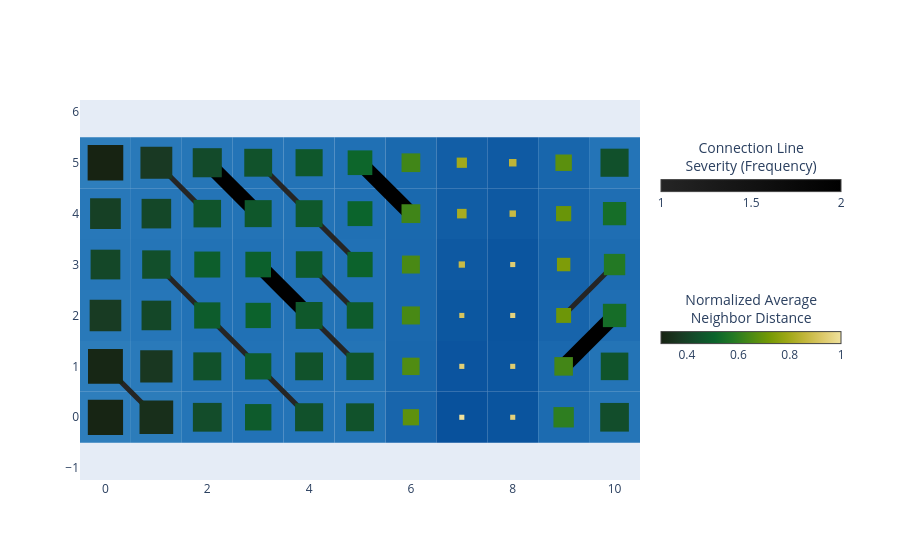

The notebook cell this image was saved under:
### Code cell
basin.pond() \
    .rhizome_layer(violations_only=True, neighborhood="von-neumann") \
    .pad_layer() \
    .visualize();

### Figure 1 — Plotly figure (JSON) as saved in the notebook; plotly's stock layout.template omitted (floating-point values rounded to 4 significant figures)
{"data": [{"hoverinfo": "none", "marker": {"cmax": 2, "cmin": 1, "color": [1], "colorbar": {"len": 200, "lenmode": "pixels", "orientation": "h", "thickness": 12, "title": {"side": "top", "text": "Connection Line<br>Severity (Frequency)"}, "x": 1.02, "xanchor": "left", "y": 0.8, "yanchor": "middle"}, "colorscale": [[0, "rgb(37,37,37)"], [1, "rgb(0,0,0)"]], "showscale": true}, "mode": "markers", "showlegend": false, "type": "scatter", "x": [null], "y": [null]}, {"hoverinfo": "none", "marker": {"cmax": 1, "cmin": 0.3, "color": [0.3], "colorbar": {"len": 200, "lenmode": "pixels", "orientation": "h", "thickness": 12, "title": {"side": "top", "text": "Normalized Average<br>Neighbor Distance"}, "x": 1.02, "xanchor": "left", "y": 0.4, "yanchor": "middle"}, "colorscale": [[0, "rgb(23, 35, 18)"], [0.1, "rgb(25, 56, 34)"], [0.2, "rgb(18, 78, 43)"], [0.3, "rgb(11, 100, 44)"], [0.4, "rgb(35, 121, 36)"], [0.5, "rgb(75, 138, 20)"], [0.6, "rgb(116, 153, 5)"], [0.7, "rgb(157, 167, 21)"], [0.8, "rgb(194, 182, 59)"], [0.9, "rgb(221, 201, 106)"], [1, "rgb(239, 225, 156)"]], "showscale": true}, "mode": "markers", "showlegend": false, "type": "scatter", "x": [null], "y": [null]}], "layout": {"autosize": true, "legend": {"x": 1.02, "xanchor": "left", "y": 0, "yanchor": "bottom"}, "margin": {"r": 260}, "shapes": [{"fillcolor": "rgb(46, 126, 188)", "layer": "between", "line": {"width": 0}, "type": "rect", "x0": -0.5, "x1": 0.5, "xref": "x", "y0": -0.5, "y1": 0.5, "yref": "y"}, {"fillcolor": "rgb(44, 124, 186)", "layer": "between", "line": {"width": 0}, "type": "rect", "x0": 0.5, "x1": 1.5, "xref": "x", "y0": -0.5, "y1": 0.5, "yref": "y"}, {"fillcolor": "rgb(37, 117, 183)", "layer": "between", "line": {"width": 0}, "type": "rect", "x0": 1.5, "x1": 2.5, "xref": "x", "y0": -0.5, "y1": 0.5, "yref": "y"}, {"fillcolor": "rgb(34, 114, 182)", "layer": "between", "line": {"width": 0}, "type": "rect", "x0": 2.5, "x1": 3.5, "xref": "x", "y0": -0.5, "y1": 0.5, "yref": "y"}, {"fillcolor": "rgb(36, 116, 183)", "layer": "between", "line": {"width": 0}, "type": "rect", "x0": 3.5, "x1": 4.5, "xref": "x", "y0": -0.5, "y1": 0.5, "yref": "y"}, {"fillcolor": "rgb(36, 116, 183)", "layer": "between", "line": {"width": 0}, "type": "rect", "x0": 4.5, "x1": 5.5, "xref": "x", "y0": -0.5, "y1": 0.5, "yref": "y"}, {"fillcolor": "rgb(24, 101, 172)", "layer": "between", "line": {"width": 0}, "type": "rect", "x0": 5.5, "x1": 6.5, "xref": "x", "y0": -0.5, "y1": 0.5, "yref": "y"}, {"fillcolor": "rgb(8, 81, 156)", "layer": "between", "line": {"width": 0}, "type": "rect", "x0": 6.5, "x1": 7.5, "xref": "x", "y0": -0.5, "y1": 0.5, "yref": "y"}, {"fillcolor": "rgb(10, 84, 158)", "layer": "between", "line": {"width": 0}, "type": "rect", "x0": 7.5, "x1": 8.5, "xref": "x", "y0": -0.5, "y1": 0.5, "yref": "y"}, {"fillcolor": "rgb(28, 107, 176)", "layer": "between", "line": {"width": 0}, "type": "rect", "x0": 8.5, "x1": 9.5, "xref": "x", "y0": -0.5, "y1": 0.5, "yref": "y"}, {"fillcolor": "rgb(37, 117, 183)", "layer": "between", "line": {"width": 0}, "type": "rect", "x0": 9.5, "x1": 10.5, "xref": "x", "y0": -0.5, "y1": 0.5, "yref": "y"}, {"fillcolor": "rgb(45, 125, 187)", "layer": "between", "line": {"width": 0}, "type": "rect", "x0": -0.5, "x1": 0.5, "xref": "x", "y0": 0.5, "y1": 1.5, "yref": "y"}, {"fillcolor": "rgb(42, 122, 186)", "layer": "between", "line": {"width": 0}, "type": "rect", "x0": 0.5, "x1": 1.5, "xref": "x", "y0": 0.5, "y1": 1.5, "yref": "y"}, {"fillcolor": "rgb(36, 116, 183)", "layer": "between", "line": {"width": 0}, "type": "rect", "x0": 1.5, "x1": 2.5, "xref": "x", "y0": 0.5, "y1": 1.5, "yref": "y"}, {"fillcolor": "rgb(34, 114, 182)", "layer": "between", "line": {"width": 0}, "type": "rect", "x0": 2.5, "x1": 3.5, "xref": "x", "y0": 0.5, "y1": 1.5, "yref": "y"}, {"fillcolor": "rgb(36, 116, 183)", "layer": "between", "line": {"width": 0}, "type": "rect", "x0": 3.5, "x1": 4.5, "xref": "x", "y0": 0.5, "y1": 1.5, "yref": "y"}, {"fillcolor": "rgb(36, 116, 182)", "layer": "between", "line": {"width": 0}, "type": "rect", "x0": 4.5, "x1": 5.5, "xref": "x", "y0": 0.5, "y1": 1.5, "yref": "y"}, {"fillcolor": "rgb(25, 103, 173)", "layer": "between", "line": {"width": 0}, "type": "rect", "x0": 5.5, "x1": 6.5, "xref": "x", "y0": 0.5, "y1": 1.5, "yref": "y"}, {"fillcolor": "rgb(11, 84, 159)", "layer": "between", "line": {"width": 0}, "type": "rect", "x0": 6.5, "x1": 7.5, "xref": "x", "y0": 0.5, "y1": 1.5, "yref": "y"}, {"fillcolor": "rgb(11, 85, 159)", "layer": "between", "line": {"width": 0}, "type": "rect", "x0": 7.5, "x1": 8.5, "xref": "x", "y0": 0.5, "y1": 1.5, "yref": "y"}, {"fillcolor": "rgb(26, 104, 174)", "layer": "between", "line": {"width": 0}, "type": "rect", "x0": 8.5, "x1": 9.5, "xref": "x", "y0": 0.5, "y1": 1.5, "yref": "y"}, {"fillcolor": "rgb(36, 116, 182)", "layer": "between", "line": {"width": 0}, "type": "rect", "x0": 9.5, "x1": 10.5, "xref": "x", "y0": 0.5, "y1": 1.5, "yref": "y"}, {"fillcolor": "rgb(41, 121, 185)", "layer": "between", "line": {"width": 0}, "type": "rect", "x0": -0.5, "x1": 0.5, "xref": "x", "y0": 1.5, "y1": 2.5, "yref": "y"}, {"fillcolor": "rgb(38, 118, 184)", "layer": "between", "line": {"width": 0}, "type": "rect", "x0": 0.5, "x1": 1.5, "xref": "x", "y0": 1.5, "y1": 2.5, "yref": "y"}, {"fillcolor": "rgb(34, 114, 182)", "layer": "between", "line": {"width": 0}, "type": "rect", "x0": 1.5, "x1": 2.5, "xref": "x", "y0": 1.5, "y1": 2.5, "yref": "y"}, {"fillcolor": "rgb(33, 113, 181)", "layer": "between", "line": {"width": 0}, "type": "rect", "x0": 2.5, "x1": 3.5, "xref": "x", "y0": 1.5, "y1": 2.5, "yref": "y"}, {"fillcolor": "rgb(35, 115, 182)", "layer": "between", "line": {"width": 0}, "type": "rect", "x0": 3.5, "x1": 4.5, "xref": "x", "y0": 1.5, "y1": 2.5, "yref": "y"}, {"fillcolor": "rgb(34, 114, 182)", "layer": "between", "line": {"width": 0}, "type": "rect", "x0": 4.5, "x1": 5.5, "xref": "x", "y0": 1.5, "y1": 2.5, "yref": "y"}, {"fillcolor": "rgb(26, 104, 174)", "layer": "between", "line": {"width": 0}, "type": "rect", "x0": 5.5, "x1": 6.5, "xref": "x", "y0": 1.5, "y1": 2.5, "yref": "y"}, {"fillcolor": "rgb(12, 87, 160)", "layer": "between", "line": {"width": 0}, "type": "rect", "x0": 6.5, "x1": 7.5, "xref": "x", "y0": 1.5, "y1": 2.5, "yref": "y"}, {"fillcolor": "rgb(10, 84, 158)", "layer": "between", "line": {"width": 0}, "type": "rect", "x0": 7.5, "x1": 8.5, "xref": "x", "y0": 1.5, "y1": 2.5, "yref": "y"}, {"fillcolor": "rgb(23, 100, 171)", "layer": "between", "line": {"width": 0}, "type": "rect", "x0": 8.5, "x1": 9.5, "xref": "x", "y0": 1.5, "y1": 2.5, "yref": "y"}, {"fillcolor": "rgb(31, 110, 179)", "layer": "between", "line": {"width": 0}, "type": "rect", "x0": 9.5, "x1": 10.5, "xref": "x", "y0": 1.5, "y1": 2.5, "yref": "y"}, {"fillcolor": "rgb(39, 119, 184)", "layer": "between", "line": {"width": 0}, "type": "rect", "x0": -0.5, "x1": 0.5, "xref": "x", "y0": 2.5, "y1": 3.5, "yref": "y"}, {"fillcolor": "rgb(37, 117, 183)", "layer": "between", "line": {"width": 0}, "type": "rect", "x0": 0.5, "x1": 1.5, "xref": "x", "y0": 2.5, "y1": 3.5, "yref": "y"}, {"fillcolor": "rgb(34, 114, 181)", "layer": "between", "line": {"width": 0}, "type": "rect", "x0": 1.5, "x1": 2.5, "xref": "x", "y0": 2.5, "y1": 3.5, "yref": "y"}, {"fillcolor": "rgb(33, 113, 181)", "layer": "between", "line": {"width": 0}, "type": "rect", "x0": 2.5, "x1": 3.5, "xref": "x", "y0": 2.5, "y1": 3.5, "yref": "y"}, {"fillcolor": "rgb(34, 114, 182)", "layer": "between", "line": {"width": 0}, "type": "rect", "x0": 3.5, "x1": 4.5, "xref": "x", "y0": 2.5, "y1": 3.5, "yref": "y"}, {"fillcolor": "rgb(33, 113, 181)", "layer": "between", "line": {"width": 0}, "type": "rect", "x0": 4.5, "x1": 5.5, "xref": "x", "y0": 2.5, "y1": 3.5, "yref": "y"}, {"fillcolor": "rgb(26, 104, 174)", "layer": "between", "line": {"width": 0}, "type": "rect", "x0": 5.5, "x1": 6.5, "xref": "x", "y0": 2.5, "y1": 3.5, "yref": "y"}, {"fillcolor": "rgb(14, 89, 162)", "layer": "between", "line": {"width": 0}, "type": "rect", "x0": 6.5, "x1": 7.5, "xref": "x", "y0": 2.5, "y1": 3.5, "yref": "y"}, {"fillcolor": "rgb(11, 85, 159)", "layer": "between", "line": {"width": 0}, "type": "rect", "x0": 7.5, "x1": 8.5, "xref": "x", "y0": 2.5, "y1": 3.5, "yref": "y"}, {"fillcolor": "rgb(21, 98, 169)", "layer": "between", "line": {"width": 0}, "type": "rect", "x0": 8.5, "x1": 9.5, "xref": "x", "y0": 2.5, "y1": 3.5, "yref": "y"}, {"fillcolor": "rgb(29, 108, 177)", "layer": "between", "line": {"width": 0}, "type": "rect", "x0": 9.5, "x1": 10.5, "xref": "x", "y0": 2.5, "y1": 3.5, "yref": "y"}, {"fillcolor": "rgb(40, 120, 185)", "layer": "between", "line": {"width": 0}, "type": "rect", "x0": -0.5, "x1": 0.5, "xref": "x", "y0": 3.5, "y1": 4.5, "yref": "y"}, {"fillcolor": "rgb(38, 118, 184)", "layer": "between", "line": {"width": 0}, "type": "rect", "x0": 0.5, "x1": 1.5, "xref": "x", "y0": 3.5, "y1": 4.5, "yref": "y"}, {"fillcolor": "rgb(36, 116, 182)", "layer": "between", "line": {"width": 0}, "type": "rect", "x0": 1.5, "x1": 2.5, "xref": "x", "y0": 3.5, "y1": 4.5, "yref": "y"}, {"fillcolor": "rgb(35, 115, 182)", "layer": "between", "line": {"width": 0}, "type": "rect", "x0": 2.5, "x1": 3.5, "xref": "x", "y0": 3.5, "y1": 4.5, "yref": "y"}, {"fillcolor": "rgb(35, 115, 182)", "layer": "between", "line": {"width": 0}, "type": "rect", "x0": 3.5, "x1": 4.5, "xref": "x", "y0": 3.5, "y1": 4.5, "yref": "y"}, {"fillcolor": "rgb(32, 112, 180)", "layer": "between", "line": {"width": 0}, "type": "rect", "x0": 4.5, "x1": 5.5, "xref": "x", "y0": 3.5, "y1": 4.5, "yref": "y"}, {"fillcolor": "rgb(26, 105, 174)", "layer": "between", "line": {"width": 0}, "type": "rect", "x0": 5.5, "x1": 6.5, "xref": "x", "y0": 3.5, "y1": 4.5, "yref": "y"}, {"fillcolor": "rgb(17, 93, 165)", "layer": "between", "line": {"width": 0}, "type": "rect", "x0": 6.5, "x1": 7.5, "xref": "x", "y0": 3.5, "y1": 4.5, "yref": "y"}, {"fillcolor": "rgb(14, 89, 162)", "layer": "between", "line": {"width": 0}, "type": "rect", "x0": 7.5, "x1": 8.5, "xref": "x", "y0": 3.5, "y1": 4.5, "yref": "y"}, {"fillcolor": "rgb(23, 100, 171)", "layer": "between", "line": {"width": 0}, "type": "rect", "x0": 8.5, "x1": 9.5, "xref": "x", "y0": 3.5, "y1": 4.5, "yref": "y"}, {"fillcolor": "rgb(31, 110, 179)", "layer": "between", "line": {"width": 0}, "type": "rect", "x0": 9.5, "x1": 10.5, "xref": "x", "y0": 3.5, "y1": 4.5, "yref": "y"}, {"fillcolor": "rgb(46, 126, 188)", "layer": "between", "line": {"width": 0}, "type": "rect", "x0": -0.5, "x1": 0.5, "xref": "x", "y0": 4.5, "y1": 5.5, "yref": "y"}, {"fillcolor": "rgb(41, 121, 185)", "layer": "between", "line": {"width": 0}, "type": "rect", "x0": 0.5, "x1": 1.5, "xref": "x", "y0": 4.5, "y1": 5.5, "yref": "y"}, {"fillcolor": "rgb(38, 118, 183)", "layer": "between", "line": {"width": 0}, "type": "rect", "x0": 1.5, "x1": 2.5, "xref": "x", "y0": 4.5, "y1": 5.5, "yref": "y"}, {"fillcolor": "rgb(36, 116, 183)", "layer": "between", "line": {"width": 0}, "type": "rect", "x0": 2.5, "x1": 3.5, "xref": "x", "y0": 4.5, "y1": 5.5, "yref": "y"}, {"fillcolor": "rgb(35, 115, 182)", "layer": "between", "line": {"width": 0}, "type": "rect", "x0": 3.5, "x1": 4.5, "xref": "x", "y0": 4.5, "y1": 5.5, "yref": "y"}, {"fillcolor": "rgb(32, 112, 180)", "layer": "between", "line": {"width": 0}, "type": "rect", "x0": 4.5, "x1": 5.5, "xref": "x", "y0": 4.5, "y1": 5.5, "yref": "y"}, {"fillcolor": "rgb(26, 105, 174)", "layer": "between", "line": {"width": 0}, "type": "rect", "x0": 5.5, "x1": 6.5, "xref": "x", "y0": 4.5, "y1": 5.5, "yref": "y"}, {"fillcolor": "rgb(18, 94, 166)", "layer": "between", "line": {"width": 0}, "type": "rect", "x0": 6.5, "x1": 7.5, "xref": "x", "y0": 4.5, "y1": 5.5, "yref": "y"}, {"fillcolor": "rgb(15, 90, 163)", "layer": "between", "line": {"width": 0}, "type": "rect", "x0": 7.5, "x1": 8.5, "xref": "x", "y0": 4.5, "y1": 5.5, "yref": "y"}, {"fillcolor": "rgb(24, 102, 172)", "layer": "between", "line": {"width": 0}, "type": "rect", "x0": 8.5, "x1": 9.5, "xref": "x", "y0": 4.5, "y1": 5.5, "yref": "y"}, {"fillcolor": "rgb(36, 116, 183)", "layer": "between", "line": {"width": 0}, "type": "rect", "x0": 9.5, "x1": 10.5, "xref": "x", "y0": 4.5, "y1": 5.5, "yref": "y"}, {"layer": "between", "line": {"color": "rgb(37, 37, 37)", "width": 5}, "type": "line", "x0": 1, "x1": 0, "y0": 0, "y1": 1}, {"layer": "between", "line": {"color": "rgb(37, 37, 37)", "width": 5}, "type": "line", "x0": 4, "x1": 3, "y0": 0, "y1": 1}, {"layer": "between", "line": {"color": "rgb(37, 37, 37)", "width": 5}, "type": "line", "x0": 3, "x1": 2, "y0": 1, "y1": 2}, {"layer": "between", "line": {"color": "rgb(37, 37, 37)", "width": 5}, "type": "line", "x0": 5, "x1": 4, "y0": 1, "y1": 2}, {"layer": "between", "line": {"color": "rgb(0, 0, 0)", "width": 15}, "type": "line", "x0": 9, "x1": 10, "y0": 1, "y1": 2}, {"layer": "between", "line": {"color": "rgb(37, 37, 37)", "width": 5}, "type": "line", "x0": 2, "x1": 1, "y0": 2, "y1": 3}, {"layer": "between", "line": {"color": "rgb(0, 0, 0)", "width": 15}, "type": "line", "x0": 4, "x1": 3, "y0": 2, "y1": 3}, {"layer": "between", "line": {"color": "rgb(37, 37, 37)", "width": 5}, "type": "line", "x0": 5, "x1": 4, "y0": 2, "y1": 3}, {"layer": "between", "line": {"color": "rgb(37, 37, 37)", "width": 5}, "type": "line", "x0": 9, "x1": 10, "y0": 2, "y1": 3}, {"layer": "between", "line": {"color": "rgb(37, 37, 37)", "width": 5}, "type": "line", "x0": 5, "x1": 4, "y0": 3, "y1": 4}, {"layer": "between", "line": {"color": "rgb(37, 37, 37)", "width": 5}, "type": "line", "x0": 2, "x1": 1, "y0": 4, "y1": 5}, {"layer": "between", "line": {"color": "rgb(0, 0, 0)", "width": 15}, "type": "line", "x0": 3, "x1": 2, "y0": 4, "y1": 5}, {"layer": "between", "line": {"color": "rgb(37, 37, 37)", "width": 5}, "type": "line", "x0": 4, "x1": 3, "y0": 4, "y1": 5}, {"layer": "between", "line": {"color": "rgb(0, 0, 0)", "width": 15}, "type": "line", "x0": 6, "x1": 5, "y0": 4, "y1": 5}, {"fillcolor": "rgb(23, 37, 20)", "layer": "between", "line": {"width": 0}, "type": "rect", "x0": -0.3462, "x1": 0.3462, "xref": "x", "y0": -0.3462, "y1": 0.3462, "yref": "y"}, {"fillcolor": "rgb(24, 47, 27)", "layer": "between", "line": {"width": 0}, "type": "rect", "x0": 0.6692, "x1": 1.331, "xref": "x", "y0": -0.3308, "y1": 0.3308, "yref": "y"}, {"fillcolor": "rgb(19, 76, 42)", "layer": "between", "line": {"width": 0}, "type": "rect", "x0": 1.717, "x1": 2.283, "xref": "x", "y0": -0.2826, "y1": 0.2826, "yref": "y"}, {"fillcolor": "rgb(14, 91, 44)", "layer": "between", "line": {"width": 0}, "type": "rect", "x0": 2.74, "x1": 3.26, "xref": "x", "y0": -0.2596, "y1": 0.2596, "yref": "y"}, {"fillcolor": "rgb(17, 81, 43)", "layer": "between", "line": {"width": 0}, "type": "rect", "x0": 3.724, "x1": 4.276, "xref": "x", "y0": -0.2756, "y1": 0.2756, "yref": "y"}, {"fillcolor": "rgb(17, 82, 43)", "layer": "between", "line": {"width": 0}, "type": "rect", "x0": 4.726, "x1": 5.274, "xref": "x", "y0": -0.2739, "y1": 0.2739, "yref": "y"}, {"fillcolor": "rgb(94, 145, 13)", "layer": "between", "line": {"width": 0}, "type": "rect", "x0": 5.841, "x1": 6.159, "xref": "x", "y0": -0.1591, "y1": 0.1591, "yref": "y"}, {"fillcolor": "rgb(239, 225, 156)", "layer": "between", "line": {"width": 0}, "type": "rect", "x0": 6.95, "x1": 7.05, "xref": "x", "y0": -0.05, "y1": 0.05, "yref": "y"}, {"fillcolor": "rgb(227, 208, 122)", "layer": "between", "line": {"width": 0}, "type": "rect", "x0": 7.95, "x1": 8.05, "xref": "x", "y0": -0.05, "y1": 0.05, "yref": "y"}, {"fillcolor": "rgb(46, 126, 32)", "layer": "between", "line": {"width": 0}, "type": "rect", "x0": 8.8, "x1": 9.2, "xref": "x", "y0": -0.2003, "y1": 0.2003, "yref": "y"}, {"fillcolor": "rgb(18, 77, 43)", "layer": "between", "line": {"width": 0}, "type": "rect", "x0": 9.719, "x1": 10.28, "xref": "x", "y0": -0.2815, "y1": 0.2815, "yref": "y"}, {"fillcolor": "rgb(23, 39, 21)", "layer": "between", "line": {"width": 0}, "type": "rect", "x0": -0.3428, "x1": 0.3428, "xref": "x", "y0": 0.6572, "y1": 1.343, "yref": "y"}, {"fillcolor": "rgb(25, 55, 33)", "layer": "between", "line": {"width": 0}, "type": "rect", "x0": 0.6828, "x1": 1.317, "xref": "x", "y0": 0.6828, "y1": 1.317, "yref": "y"}, {"fillcolor": "rgb(17, 81, 43)", "layer": "between", "line": {"width": 0}, "type": "rect", "x0": 1.725, "x1": 2.275, "xref": "x", "y0": 0.7251, "y1": 1.275, "yref": "y"}, {"fillcolor": "rgb(14, 92, 44)", "layer": "between", "line": {"width": 0}, "type": "rect", "x0": 2.742, "x1": 3.258, "xref": "x", "y0": 0.7422, "y1": 1.258, "yref": "y"}, {"fillcolor": "rgb(17, 82, 43)", "layer": "between", "line": {"width": 0}, "type": "rect", "x0": 3.727, "x1": 4.273, "xref": "x", "y0": 0.7268, "y1": 1.273, "yref": "y"}, {"fillcolor": "rgb(16, 85, 43)", "layer": "between", "line": {"width": 0}, "type": "rect", "x0": 4.731, "x1": 5.269, "xref": "x", "y0": 0.731, "y1": 1.269, "yref": "y"}, {"fillcolor": "rgb(80, 140, 18)", "layer": "between", "line": {"width": 0}, "type": "rect", "x0": 5.829, "x1": 6.171, "xref": "x", "y0": 0.8291, "y1": 1.171, "yref": "y"}, {"fillcolor": "rgb(225, 207, 118)", "layer": "between", "line": {"width": 0}, "type": "rect", "x0": 6.95, "x1": 7.05, "xref": "x", "y0": 0.95, "y1": 1.05, "yref": "y"}, {"fillcolor": "rgb(223, 204, 111)", "layer": "between", "line": {"width": 0}, "type": "rect", "x0": 7.95, "x1": 8.05, "xref": "x", "y0": 0.95, "y1": 1.05, "yref": "y"}, {"fillcolor": "rgb(67, 134, 23)", "layer": "between", "line": {"width": 0}, "type": "rect", "x0": 8.818, "x1": 9.182, "xref": "x", "y0": 0.8178, "y1": 1.182, "yref": "y"}, {"fillcolor": "rgb(16, 84, 43)", "layer": "between", "line": {"width": 0}, "type": "rect", "x0": 9.729, "x1": 10.27, "xref": "x", "y0": 0.7293, "y1": 1.271, "yref": "y"}, {"fillcolor": "rgb(24, 59, 35)", "layer": "between", "line": {"width": 0}, "type": "rect", "x0": -0.3102, "x1": 0.3102, "xref": "x", "y0": 1.69, "y1": 2.31, "yref": "y"}, {"fillcolor": "rgb(20, 71, 40)", "layer": "between", "line": {"width": 0}, "type": "rect", "x0": 0.7091, "x1": 1.291, "xref": "x", "y0": 1.709, "y1": 2.291, "yref": "y"}, {"fillcolor": "rgb(13, 92, 44)", "layer": "between", "line": {"width": 0}, "type": "rect", "x0": 1.743, "x1": 2.257, "xref": "x", "y0": 1.743, "y1": 2.257, "yref": "y"}, {"fillcolor": "rgb(12, 98, 44)", "layer": "between", "line": {"width": 0}, "type": "rect", "x0": 2.752, "x1": 3.248, "xref": "x", "y0": 1.752, "y1": 2.248, "yref": "y"}, {"fillcolor": "rgb(15, 88, 43)", "layer": "between", "line": {"width": 0}, "type": "rect", "x0": 3.736, "x1": 4.264, "xref": "x", "y0": 1.736, "y1": 2.264, "yref": "y"}, {"fillcolor": "rgb(14, 91, 44)", "layer": "between", "line": {"width": 0}, "type": "rect", "x0": 4.74, "x1": 5.26, "xref": "x", "y0": 1.74, "y1": 2.26, "yref": "y"}, {"fillcolor": "rgb(72, 137, 21)", "layer": "between", "line": {"width": 0}, "type": "rect", "x0": 5.823, "x1": 6.177, "xref": "x", "y0": 1.823, "y1": 2.177, "yref": "y"}, {"fillcolor": "rgb(214, 196, 94)", "layer": "between", "line": {"width": 0}, "type": "rect", "x0": 6.95, "x1": 7.05, "xref": "x", "y0": 1.95, "y1": 2.05, "yref": "y"}, {"fillcolor": "rgb(228, 210, 125)", "layer": "between", "line": {"width": 0}, "type": "rect", "x0": 7.95, "x1": 8.05, "xref": "x", "y0": 1.95, "y1": 2.05, "yref": "y"}, {"fillcolor": "rgb(109, 150, 8)", "layer": "between", "line": {"width": 0}, "type": "rect", "x0": 8.854, "x1": 9.146, "xref": "x", "y0": 1.854, "y1": 2.146, "yref": "y"}, {"fillcolor": "rgb(22, 109, 40)", "layer": "between", "line": {"width": 0}, "type": "rect", "x0": 9.771, "x1": 10.23, "xref": "x", "y0": 1.771, "y1": 2.229, "yref": "y"}, {"fillcolor": "rgb(20, 71, 40)", "layer": "between", "line": {"width": 0}, "type": "rect", "x0": -0.2919, "x1": 0.2919, "xref": "x", "y0": 2.708, "y1": 3.292, "yref": "y"}, {"fillcolor": "rgb(18, 79, 43)", "layer": "between", "line": {"width": 0}, "type": "rect", "x0": 0.7213, "x1": 1.279, "xref": "x", "y0": 2.721, "y1": 3.279, "yref": "y"}, {"fillcolor": "rgb(13, 94, 44)", "layer": "between", "line": {"width": 0}, "type": "rect", "x0": 1.745, "x1": 2.255, "xref": "x", "y0": 2.745, "y1": 3.255, "yref": "y"}, {"fillcolor": "rgb(12, 96, 44)", "layer": "between", "line": {"width": 0}, "type": "rect", "x0": 2.748, "x1": 3.252, "xref": "x", "y0": 2.748, "y1": 3.252, "yref": "y"}, {"fillcolor": "rgb(14, 90, 44)", "layer": "between", "line": {"width": 0}, "type": "rect", "x0": 3.739, "x1": 4.261, "xref": "x", "y0": 2.739, "y1": 3.261, "yref": "y"}, {"fillcolor": "rgb(12, 98, 44)", "layer": "between", "line": {"width": 0}, "type": "rect", "x0": 4.752, "x1": 5.248, "xref": "x", "y0": 2.752, "y1": 3.248, "yref": "y"}, {"fillcolor": "rgb(73, 137, 21)", "layer": "between", "line": {"width": 0}, "type": "rect", "x0": 5.824, "x1": 6.176, "xref": "x", "y0": 2.824, "y1": 3.176, "yref": "y"}, {"fillcolor": "rgb(200, 186, 70)", "layer": "between", "line": {"width": 0}, "type": "rect", "x0": 6.938, "x1": 7.062, "xref": "x", "y0": 2.938, "y1": 3.062, "yref": "y"}, {"fillcolor": "rgb(223, 204, 113)", "layer": "between", "line": {"width": 0}, "type": "rect", "x0": 7.95, "x1": 8.05, "xref": "x", "y0": 2.95, "y1": 3.05, "yref": "y"}, {"fillcolor": "rgb(126, 156, 9)", "layer": "between", "line": {"width": 0}, "type": "rect", "x0": 8.868, "x1": 9.132, "xref": "x", "y0": 2.868, "y1": 3.132, "yref": "y"}, {"fillcolor": "rgb(35, 121, 36)", "layer": "between", "line": {"width": 0}, "type": "rect", "x0": 9.79, "x1": 10.21, "xref": "x", "y0": 2.79, "y1": 3.21, "yref": "y"}, {"fillcolor": "rgb(22, 64, 37)", "layer": "between", "line": {"width": 0}, "type": "rect", "x0": -0.3018, "x1": 0.3018, "xref": "x", "y0": 3.698, "y1": 4.302, "yref": "y"}, {"fillcolor": "rgb(20, 71, 40)", "layer": "between", "line": {"width": 0}, "type": "rect", "x0": 0.7096, "x1": 1.29, "xref": "x", "y0": 3.71, "y1": 4.29, "yref": "y"}, {"fillcolor": "rgb(16, 84, 43)", "layer": "between", "line": {"width": 0}, "type": "rect", "x0": 1.729, "x1": 2.271, "xref": "x", "y0": 3.729, "y1": 4.271, "yref": "y"}, {"fillcolor": "rgb(15, 87, 43)", "layer": "between", "line": {"width": 0}, "type": "rect", "x0": 2.735, "x1": 3.265, "xref": "x", "y0": 3.735, "y1": 4.265, "yref": "y"}, {"fillcolor": "rgb(15, 88, 43)", "layer": "between", "line": {"width": 0}, "type": "rect", "x0": 3.736, "x1": 4.264, "xref": "x", "y0": 3.736, "y1": 4.264, "yref": "y"}, {"fillcolor": "rgb(11, 100, 44)", "layer": "between", "line": {"width": 0}, "type": "rect", "x0": 4.756, "x1": 5.244, "xref": "x", "y0": 3.756, "y1": 4.244, "yref": "y"}, {"fillcolor": "rgb(64, 133, 24)", "layer": "between", "line": {"width": 0}, "type": "rect", "x0": 5.815, "x1": 6.185, "xref": "x", "y0": 3.815, "y1": 4.185, "yref": "y"}, {"fillcolor": "rgb(169, 172, 33)", "layer": "between", "line": {"width": 0}, "type": "rect", "x0": 6.906, "x1": 7.094, "xref": "x", "y0": 3.906, "y1": 4.094, "yref": "y"}, {"fillcolor": "rgb(199, 186, 68)", "layer": "between", "line": {"width": 0}, "type": "rect", "x0": 7.937, "x1": 8.063, "xref": "x", "y0": 3.937, "y1": 4.063, "yref": "y"}, {"fillcolor": "rgb(105, 149, 9)", "layer": "between", "line": {"width": 0}, "type": "rect", "x0": 8.851, "x1": 9.149, "xref": "x", "y0": 3.851, "y1": 4.149, "yref": "y"}, {"fillcolor": "rgb(22, 110, 40)", "layer": "between", "line": {"width": 0}, "type": "rect", "x0": 9.772, "x1": 10.23, "xref": "x", "y0": 3.772, "y1": 4.228, "yref": "y"}, {"fillcolor": "rgb(23, 35, 18)", "layer": "between", "line": {"width": 0}, "type": "rect", "x0": -0.35, "x1": 0.35, "xref": "x", "y0": 4.65, "y1": 5.35, "yref": "y"}, {"fillcolor": "rgb(25, 57, 35)", "layer": "between", "line": {"width": 0}, "type": "rect", "x0": 0.6872, "x1": 1.313, "xref": "x", "y0": 4.687, "y1": 5.313, "yref": "y"}, {"fillcolor": "rgb(19, 74, 42)", "layer": "between", "line": {"width": 0}, "type": "rect", "x0": 1.714, "x1": 2.286, "xref": "x", "y0": 4.714, "y1": 5.286, "yref": "y"}, {"fillcolor": "rgb(17, 82, 43)", "layer": "between", "line": {"width": 0}, "type": "rect", "x0": 2.726, "x1": 3.274, "xref": "x", "y0": 4.726, "y1": 5.274, "yref": "y"}, {"fillcolor": "rgb(15, 87, 43)", "layer": "between", "line": {"width": 0}, "type": "rect", "x0": 3.734, "x1": 4.266, "xref": "x", "y0": 4.734, "y1": 5.266, "yref": "y"}, {"fillcolor": "rgb(13, 102, 43)", "layer": "between", "line": {"width": 0}, "type": "rect", "x0": 4.758, "x1": 5.242, "xref": "x", "y0": 4.758, "y1": 5.242, "yref": "y"}, {"fillcolor": "rgb(65, 134, 24)", "layer": "between", "line": {"width": 0}, "type": "rect", "x0": 5.816, "x1": 6.184, "xref": "x", "y0": 4.816, "y1": 5.184, "yref": "y"}, {"fillcolor": "rgb(162, 169, 26)", "layer": "between", "line": {"width": 0}, "type": "rect", "x0": 6.899, "x1": 7.101, "xref": "x", "y0": 4.899, "y1": 5.101, "yref": "y"}, {"fillcolor": "rgb(190, 180, 55)", "layer": "between", "line": {"width": 0}, "type": "rect", "x0": 7.926, "x1": 8.074, "xref": "x", "y0": 4.926, "y1": 5.074, "yref": "y"}, {"fillcolor": "rgb(91, 144, 14)", "layer": "between", "line": {"width": 0}, "type": "rect", "x0": 8.838, "x1": 9.162, "xref": "x", "y0": 4.838, "y1": 5.162, "yref": "y"}, {"fillcolor": "rgb(17, 80, 43)", "layer": "between", "line": {"width": 0}, "type": "rect", "x0": 9.724, "x1": 10.28, "xref": "x", "y0": 4.724, "y1": 5.276, "yref": "y"}], "showlegend": true, "xaxis": {"constrain": "domain", "range": [-0.5, 10.5], "scaleanchor": "y", "showgrid": false, "zeroline": false}, "yaxis": {"range": [-0.5, 5.5], "showgrid": false, "zeroline": false}}}
